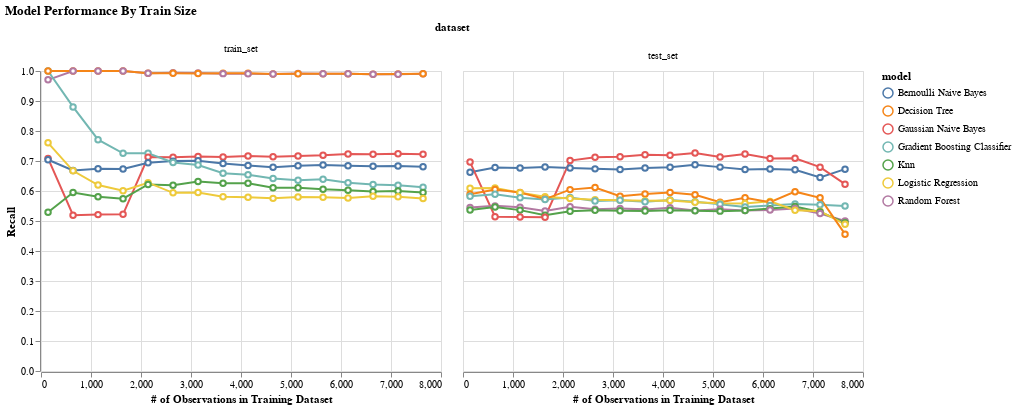

The notebook cell saved with this chart:
### Code cell
chart = create_alt_plot(
    dataset = performance_all[performance_all['grouping'] == "macro_avg"],
    x_col = 'train_n',
    x_name = '# of Observations in Training Dataset',
    y_col = 'recall',
    y_name = 'Recall',
    title = 'Model Performance By Train Size'
)

chart

### Figure 1 — Vega-Lite specification as saved in the notebook (floating-point values rounded to 4 significant figures; data arrays with more than 128 entries replaced by an {"elided": "..."} marker saying what was removed)
{"config": {"view": {"continuousWidth": 400, "continuousHeight": 300}}, "data": {"name": "data-f1b42f61037f8067f6228f9b09bdb3fb"}, "facet": {"field": "dataset", "sort": ["train_set", "test_set"], "type": "nominal"}, "spec": {"mark": {"type": "line", "point": {"filled": false, "fill": "white"}}, "encoding": {"color": {"field": "model", "type": "nominal"}, "x": {"field": "train_n", "title": "# of Observations in Training Dataset", "type": "quantitative"}, "y": {"field": "recall", "title": "Recall", "type": "quantitative"}}}, "title": "Model Performance By Train Size", "$schema": "https://vega.github.io/schema/vega-lite/v4.17.0.json", "datasets": {"data-f1b42f61037f8067f6228f9b09bdb3fb": {"elided": "224 records"}}}
